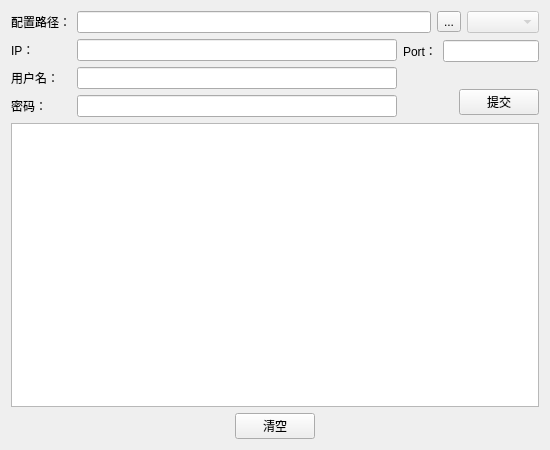
<?xml version="1.0" encoding="UTF-8"?>
<ui version="4.0">
 <class>CommandInjector</class>
 <widget class="QWidget" name="CommandInjector">
  <property name="geometry">
   <rect>
    <x>0</x>
    <y>0</y>
    <width>550</width>
    <height>450</height>
   </rect>
  </property>
  <property name="maximumSize">
   <size>
    <width>550</width>
    <height>450</height>
   </size>
  </property>
  <property name="windowTitle">
   <string>CommandInjector</string>
  </property>
  <layout class="QVBoxLayout" name="verticalLayout">
   <item>
    <layout class="QHBoxLayout" name="horizontalLayout_7">
     <item>
      <layout class="QVBoxLayout" name="verticalLayout_3">
       <item>
        <widget class="QLabel" name="label">
         <property name="text">
          <string>配置路径：</string>
         </property>
        </widget>
       </item>
       <item>
        <widget class="QLabel" name="label_2">
         <property name="text">
          <string>IP：</string>
         </property>
        </widget>
       </item>
       <item>
        <widget class="QLabel" name="label_4">
         <property name="text">
          <string>用户名：</string>
         </property>
        </widget>
       </item>
       <item>
        <widget class="QLabel" name="label_5">
         <property name="text">
          <string>密码：</string>
         </property>
        </widget>
       </item>
      </layout>
     </item>
     <item>
      <layout class="QVBoxLayout" name="verticalLayout_2">
       <item>
        <layout class="QHBoxLayout" name="horizontalLayout">
         <item>
          <widget class="QLineEdit" name="config_path"/>
         </item>
         <item>
          <widget class="QToolButton" name="config_path_button">
           <property name="text">
            <string>...</string>
           </property>
          </widget>
         </item>
         <item>
          <widget class="QComboBox" name="module_select">
           <property name="enabled">
            <bool>false</bool>
           </property>
          </widget>
         </item>
        </layout>
       </item>
       <item>
        <layout class="QVBoxLayout" name="verticalLayout_5">
         <item>
          <layout class="QHBoxLayout" name="horizontalLayout_3">
           <item>
            <layout class="QVBoxLayout" name="verticalLayout_6">
             <item>
              <widget class="QLineEdit" name="ip">
               <property name="minimumSize">
                <size>
                 <width>320</width>
                 <height>0</height>
                </size>
               </property>
               <property name="maximumSize">
                <size>
                 <width>320</width>
                 <height>16777215</height>
                </size>
               </property>
              </widget>
             </item>
             <item>
              <widget class="QLineEdit" name="username">
               <property name="minimumSize">
                <size>
                 <width>320</width>
                 <height>0</height>
                </size>
               </property>
               <property name="maximumSize">
                <size>
                 <width>320</width>
                 <height>16777215</height>
                </size>
               </property>
              </widget>
             </item>
             <item>
              <widget class="QLineEdit" name="password">
               <property name="minimumSize">
                <size>
                 <width>320</width>
                 <height>0</height>
                </size>
               </property>
               <property name="maximumSize">
                <size>
                 <width>320</width>
                 <height>16777215</height>
                </size>
               </property>
               <property name="echoMode">
                <enum>QLineEdit::EchoMode::Password</enum>
               </property>
              </widget>
             </item>
            </layout>
           </item>
           <item>
            <layout class="QVBoxLayout" name="verticalLayout_7">
             <item>
              <layout class="QHBoxLayout" name="horizontalLayout_2">
               <item>
                <widget class="QLabel" name="label_3">
                 <property name="text">
                  <string>Port：</string>
                 </property>
                </widget>
               </item>
               <item>
                <widget class="QLineEdit" name="port">
                 <property name="maximumSize">
                  <size>
                   <width>100</width>
                   <height>16777215</height>
                  </size>
                 </property>
                </widget>
               </item>
              </layout>
             </item>
             <item>
              <spacer name="horizontalSpacer_6">
               <property name="orientation">
                <enum>Qt::Orientation::Horizontal</enum>
               </property>
               <property name="sizeHint" stdset="0">
                <size>
                 <width>40</width>
                 <height>20</height>
                </size>
               </property>
              </spacer>
             </item>
             <item>
              <layout class="QHBoxLayout" name="horizontalLayout_4">
               <item>
                <spacer name="horizontalSpacer">
                 <property name="orientation">
                  <enum>Qt::Orientation::Horizontal</enum>
                 </property>
                 <property name="sizeHint" stdset="0">
                  <size>
                   <width>40</width>
                   <height>20</height>
                  </size>
                 </property>
                </spacer>
               </item>
               <item>
                <widget class="QPushButton" name="submit_button">
                 <property name="text">
                  <string>提交</string>
                 </property>
                </widget>
               </item>
              </layout>
             </item>
            </layout>
           </item>
          </layout>
         </item>
        </layout>
       </item>
      </layout>
     </item>
    </layout>
   </item>
   <item>
    <widget class="QTextBrowser" name="console_log"/>
   </item>
   <item>
    <layout class="QHBoxLayout" name="horizontalLayout_5">
     <item>
      <spacer name="horizontalSpacer_2">
       <property name="orientation">
        <enum>Qt::Orientation::Horizontal</enum>
       </property>
       <property name="sizeHint" stdset="0">
        <size>
         <width>40</width>
         <height>20</height>
        </size>
       </property>
      </spacer>
     </item>
     <item>
      <widget class="QPushButton" name="clear_button">
       <property name="text">
        <string>清空</string>
       </property>
      </widget>
     </item>
     <item>
      <spacer name="horizontalSpacer_3">
       <property name="orientation">
        <enum>Qt::Orientation::Horizontal</enum>
       </property>
       <property name="sizeHint" stdset="0">
        <size>
         <width>40</width>
         <height>20</height>
        </size>
       </property>
      </spacer>
     </item>
    </layout>
   </item>
  </layout>
 </widget>
 <resources/>
 <connections/>
</ui>
